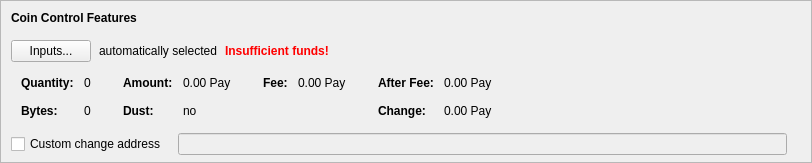
    <widget class="QFrame" name="frameCoinControl">
     <property name="sizePolicy">
      <sizepolicy hsizetype="Expanding" vsizetype="Expanding">
       <horstretch>0</horstretch>
       <verstretch>0</verstretch>
      </sizepolicy>
     </property>
     <property name="maximumSize">
      <size>
       <width>16777215</width>
       <height>16777215</height>
      </size>
     </property>
     <property name="frameShape">
      <enum>QFrame::StyledPanel</enum>
     </property>
     <property name="frameShadow">
      <enum>QFrame::Sunken</enum>
     </property>
     <layout class="QVBoxLayout" name="verticalLayoutCoinControl2">
      <property name="spacing">
       <number>0</number>
      </property>
      <property name="leftMargin">
       <number>0</number>
      </property>
      <property name="topMargin">
       <number>0</number>
      </property>
      <property name="rightMargin">
       <number>0</number>
      </property>
      <property name="bottomMargin">
       <number>6</number>
      </property>
      <item>
       <layout class="QVBoxLayout" name="verticalLayoutCoinControl" stretch="0,0,0,0,1">
        <property name="spacing">
         <number>0</number>
        </property>
        <property name="leftMargin">
         <number>10</number>
        </property>
        <property name="topMargin">
         <number>10</number>
        </property>
        <item>
         <layout class="QHBoxLayout" name="horizontalLayoutCoinControl1">
          <property name="bottomMargin">
           <number>15</number>
          </property>
          <item>
           <widget class="QLabel" name="labelCoinControlFeatures">
            <property name="sizePolicy">
             <sizepolicy hsizetype="Preferred" vsizetype="Maximum">
              <horstretch>0</horstretch>
              <verstretch>0</verstretch>
             </sizepolicy>
            </property>
            <property name="font">
             <font>
              <weight>75</weight>
              <bold>true</bold>
             </font>
            </property>
            <property name="styleSheet">
             <string notr="true">font-weight:bold;</string>
            </property>
            <property name="text">
             <string>Coin Control Features</string>
            </property>
           </widget>
          </item>
         </layout>
        </item>
        <item>
         <layout class="QHBoxLayout" name="horizontalLayoutCoinControl2" stretch="0,0,0,0">
          <property name="spacing">
           <number>8</number>
          </property>
          <property name="bottomMargin">
           <number>10</number>
          </property>
          <item>
           <widget class="QPushButton" name="pushButtonCoinControl">
            <property name="styleSheet">
             <string notr="true"/>
            </property>
            <property name="text">
             <string>Inputs...</string>
            </property>
            <property name="autoDefault">
             <bool>false</bool>
            </property>
           </widget>
          </item>
          <item>
           <widget class="QLabel" name="labelCoinControlAutomaticallySelected">
            <property name="text">
             <string>automatically selected</string>
            </property>
            <property name="margin">
             <number>5</number>
            </property>
           </widget>
          </item>
          <item>
           <widget class="QLabel" name="labelCoinControlInsuffFunds">
            <property name="font">
             <font>
              <weight>75</weight>
              <bold>true</bold>
             </font>
            </property>
            <property name="styleSheet">
             <string notr="true">color:red;font-weight:bold;</string>
            </property>
            <property name="text">
             <string>Insufficient funds!</string>
            </property>
            <property name="margin">
             <number>5</number>
            </property>
           </widget>
          </item>
          <item>
           <spacer name="horizontalSpacerCoinControl">
            <property name="orientation">
             <enum>Qt::Horizontal</enum>
            </property>
            <property name="sizeHint" stdset="0">
             <size>
              <width>40</width>
              <height>1</height>
             </size>
            </property>
           </spacer>
          </item>
         </layout>
        </item>
        <item>
         <widget class="QWidget" name="widgetCoinControl" native="true">
          <property name="sizePolicy">
           <sizepolicy hsizetype="Preferred" vsizetype="Preferred">
            <horstretch>0</horstretch>
            <verstretch>0</verstretch>
           </sizepolicy>
          </property>
          <property name="minimumSize">
           <size>
            <width>0</width>
            <height>0</height>
           </size>
          </property>
          <property name="styleSheet">
           <string notr="true"/>
          </property>
          <layout class="QHBoxLayout" name="horizontalLayoutCoinControl5">
           <property name="leftMargin">
            <number>0</number>
           </property>
           <property name="topMargin">
            <number>0</number>
           </property>
           <property name="rightMargin">
            <number>0</number>
           </property>
           <property name="bottomMargin">
            <number>0</number>
           </property>
           <item>
            <layout class="QHBoxLayout" name="horizontalLayoutCoinControl3" stretch="0,0,0,1">
             <property name="spacing">
              <number>20</number>
             </property>
             <property name="topMargin">
              <number>0</number>
             </property>
             <property name="bottomMargin">
              <number>10</number>
             </property>
             <item>
              <layout class="QFormLayout" name="formLayoutCoinControl1">
               <property name="horizontalSpacing">
                <number>10</number>
               </property>
               <property name="verticalSpacing">
                <number>14</number>
               </property>
               <property name="leftMargin">
                <number>10</number>
               </property>
               <property name="topMargin">
                <number>4</number>
               </property>
               <property name="rightMargin">
                <number>6</number>
               </property>
               <item row="0" column="0">
                <widget class="QLabel" name="labelCoinControlQuantityText">
                 <property name="font">
                  <font>
                   <weight>75</weight>
                   <bold>true</bold>
                  </font>
                 </property>
                 <property name="text">
                  <string>Quantity:</string>
                 </property>
                 <property name="margin">
                  <number>0</number>
                 </property>
                </widget>
               </item>
               <item row="0" column="1">
                <widget class="QLabel" name="labelCoinControlQuantity">
                 <property name="cursor">
                  <cursorShape>IBeamCursor</cursorShape>
                 </property>
                 <property name="contextMenuPolicy">
                  <enum>Qt::ActionsContextMenu</enum>
                 </property>
                 <property name="text">
                  <string notr="true">0</string>
                 </property>
                 <property name="margin">
                  <number>0</number>
                 </property>
                 <property name="textInteractionFlags">
                  <set>Qt::LinksAccessibleByMouse|Qt::TextSelectableByKeyboard|Qt::TextSelectableByMouse</set>
                 </property>
                </widget>
               </item>
               <item row="1" column="0">
                <widget class="QLabel" name="labelCoinControlBytesText">
                 <property name="font">
                  <font>
                   <weight>75</weight>
                   <bold>true</bold>
                  </font>
                 </property>
                 <property name="text">
                  <string>Bytes:</string>
                 </property>
                </widget>
               </item>
               <item row="1" column="1">
                <widget class="QLabel" name="labelCoinControlBytes">
                 <property name="cursor">
                  <cursorShape>IBeamCursor</cursorShape>
                 </property>
                 <property name="contextMenuPolicy">
                  <enum>Qt::ActionsContextMenu</enum>
                 </property>
                 <property name="text">
                  <string notr="true">0</string>
                 </property>
                 <property name="textInteractionFlags">
                  <set>Qt::LinksAccessibleByMouse|Qt::TextSelectableByKeyboard|Qt::TextSelectableByMouse</set>
                 </property>
                </widget>
               </item>
              </layout>
             </item>
             <item>
              <layout class="QFormLayout" name="formLayoutCoinControl2">
               <property name="horizontalSpacing">
                <number>10</number>
               </property>
               <property name="verticalSpacing">
                <number>14</number>
               </property>
               <property name="leftMargin">
                <number>6</number>
               </property>
               <property name="topMargin">
                <number>4</number>
               </property>
               <property name="rightMargin">
                <number>6</number>
               </property>
               <item row="0" column="0">
                <widget class="QLabel" name="labelCoinControlAmountText">
                 <property name="font">
                  <font>
                   <weight>75</weight>
                   <bold>true</bold>
                  </font>
                 </property>
                 <property name="text">
                  <string>Amount:</string>
                 </property>
                 <property name="margin">
                  <number>0</number>
                 </property>
                </widget>
               </item>
               <item row="0" column="1">
                <widget class="QLabel" name="labelCoinControlAmount">
                 <property name="cursor">
                  <cursorShape>IBeamCursor</cursorShape>
                 </property>
                 <property name="contextMenuPolicy">
                  <enum>Qt::ActionsContextMenu</enum>
                 </property>
                 <property name="text">
                  <string notr="true">0.00 Pay</string>
                 </property>
                 <property name="textInteractionFlags">
                  <set>Qt::LinksAccessibleByMouse|Qt::TextSelectableByKeyboard|Qt::TextSelectableByMouse</set>
                 </property>
                </widget>
               </item>
               <item row="1" column="0">
                <widget class="QLabel" name="labelCoinControlLowOutputText">
                 <property name="font">
                  <font>
                   <weight>75</weight>
                   <bold>true</bold>
                  </font>
                 </property>
                 <property name="text">
                  <string>Dust:</string>
                 </property>
                </widget>
               </item>
               <item row="1" column="1">
                <widget class="QLabel" name="labelCoinControlLowOutput">
                 <property name="cursor">
                  <cursorShape>IBeamCursor</cursorShape>
                 </property>
                 <property name="contextMenuPolicy">
                  <enum>Qt::ActionsContextMenu</enum>
                 </property>
                 <property name="text">
                  <string notr="true">no</string>
                 </property>
                 <property name="textInteractionFlags">
                  <set>Qt::LinksAccessibleByMouse|Qt::TextSelectableByKeyboard|Qt::TextSelectableByMouse</set>
                 </property>
                </widget>
               </item>
              </layout>
             </item>
             <item>
              <layout class="QFormLayout" name="formLayoutCoinControl3">
               <property name="horizontalSpacing">
                <number>10</number>
               </property>
               <property name="verticalSpacing">
                <number>14</number>
               </property>
               <property name="leftMargin">
                <number>6</number>
               </property>
               <property name="topMargin">
                <number>4</number>
               </property>
               <property name="rightMargin">
                <number>6</number>
               </property>
               <item row="0" column="0">
                <widget class="QLabel" name="labelCoinControlFeeText">
                 <property name="font">
                  <font>
                   <weight>75</weight>
                   <bold>true</bold>
                  </font>
                 </property>
                 <property name="text">
                  <string>Fee:</string>
                 </property>
                 <property name="margin">
                  <number>0</number>
                 </property>
                </widget>
               </item>
               <item row="0" column="1">
                <widget class="QLabel" name="labelCoinControlFee">
                 <property name="cursor">
                  <cursorShape>IBeamCursor</cursorShape>
                 </property>
                 <property name="contextMenuPolicy">
                  <enum>Qt::ActionsContextMenu</enum>
                 </property>
                 <property name="text">
                  <string notr="true">0.00 Pay</string>
                 </property>
                 <property name="textInteractionFlags">
                  <set>Qt::LinksAccessibleByMouse|Qt::TextSelectableByKeyboard|Qt::TextSelectableByMouse</set>
                 </property>
                </widget>
               </item>
              </layout>
             </item>
             <item>
              <layout class="QFormLayout" name="formLayoutCoinControl4">
               <property name="horizontalSpacing">
                <number>10</number>
               </property>
               <property name="verticalSpacing">
                <number>14</number>
               </property>
               <property name="leftMargin">
                <number>6</number>
               </property>
               <property name="topMargin">
                <number>4</number>
               </property>
               <property name="rightMargin">
                <number>6</number>
               </property>
               <item row="0" column="0">
                <widget class="QLabel" name="labelCoinControlAfterFeeText">
                 <property name="font">
                  <font>
                   <weight>75</weight>
                   <bold>true</bold>
                  </font>
                 </property>
                 <property name="text">
                  <string>After Fee:</string>
                 </property>
                 <property name="margin">
                  <number>0</number>
                 </property>
                </widget>
               </item>
               <item row="0" column="1">
                <widget class="QLabel" name="labelCoinControlAfterFee">
                 <property name="cursor">
                  <cursorShape>IBeamCursor</cursorShape>
                 </property>
                 <property name="contextMenuPolicy">
                  <enum>Qt::ActionsContextMenu</enum>
                 </property>
                 <property name="text">
                  <string notr="true">0.00 Pay</string>
                 </property>
                 <property name="textInteractionFlags">
                  <set>Qt::LinksAccessibleByMouse|Qt::TextSelectableByKeyboard|Qt::TextSelectableByMouse</set>
                 </property>
                </widget>
               </item>
               <item row="1" column="0">
                <widget class="QLabel" name="labelCoinControlChangeText">
                 <property name="font">
                  <font>
                   <weight>75</weight>
                   <bold>true</bold>
                  </font>
                 </property>
                 <property name="text">
                  <string>Change:</string>
                 </property>
                </widget>
               </item>
               <item row="1" column="1">
                <widget class="QLabel" name="labelCoinControlChange">
                 <property name="cursor">
                  <cursorShape>IBeamCursor</cursorShape>
                 </property>
                 <property name="contextMenuPolicy">
                  <enum>Qt::ActionsContextMenu</enum>
                 </property>
                 <property name="text">
                  <string notr="true">0.00 Pay</string>
                 </property>
                 <property name="textInteractionFlags">
                  <set>Qt::LinksAccessibleByMouse|Qt::TextSelectableByKeyboard|Qt::TextSelectableByMouse</set>
                 </property>
                </widget>
               </item>
              </layout>
             </item>
            </layout>
           </item>
          </layout>
         </widget>
        </item>
        <item>
         <layout class="QHBoxLayout" name="horizontalLayoutCoinControl4" stretch="0,0,0">
          <property name="spacing">
           <number>12</number>
          </property>
          <property name="sizeConstraint">
           <enum>QLayout::SetDefaultConstraint</enum>
          </property>
          <property name="topMargin">
           <number>5</number>
          </property>
          <property name="rightMargin">
           <number>5</number>
          </property>
          <item>
           <widget class="QCheckBox" name="checkBoxCoinControlChange">
            <property name="toolTip">
             <string>If this is activated, but the change address is empty or invalid, change will be sent to a newly generated address.</string>
            </property>
            <property name="text">
             <string>Custom change address</string>
            </property>
           </widget>
          </item>
          <item>
           <widget class="QValidatedLineEdit" name="lineEditCoinControlChange">
            <property name="enabled">
             <bool>false</bool>
            </property>
            <property name="sizePolicy">
             <sizepolicy hsizetype="Expanding" vsizetype="Fixed">
              <horstretch>0</horstretch>
              <verstretch>0</verstretch>
             </sizepolicy>
            </property>
           </widget>
          </item>
          <item>
           <widget class="QLabel" name="labelCoinControlChangeLabel">
            <property name="sizePolicy">
             <sizepolicy hsizetype="Preferred" vsizetype="Expanding">
              <horstretch>0</horstretch>
              <verstretch>0</verstretch>
             </sizepolicy>
            </property>
            <property name="minimumSize">
             <size>
              <width>0</width>
              <height>0</height>
             </size>
            </property>
            <property name="text">
             <string/>
            </property>
            <property name="margin">
             <number>3</number>
            </property>
           </widget>
          </item>
         </layout>
        </item>
        <item>
         <spacer name="verticalSpacerCoinControl">
          <property name="orientation">
           <enum>Qt::Vertical</enum>
          </property>
          <property name="sizeHint" stdset="0">
           <size>
            <width>800</width>
            <height>1</height>
           </size>
          </property>
         </spacer>
        </item>
       </layout>
      </item>
     </layout>
    </widget>
